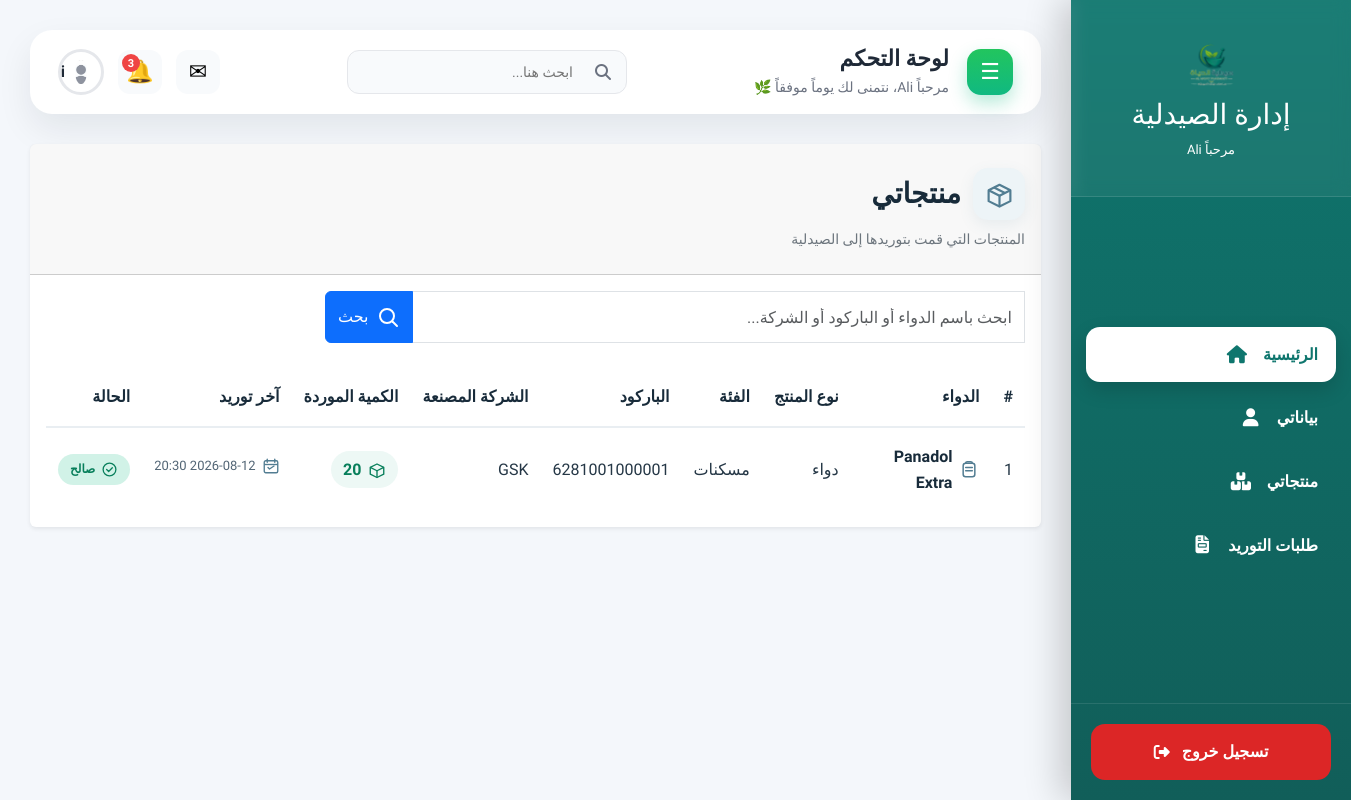
The app's page /medicines/my-products/ (signed in), older data.
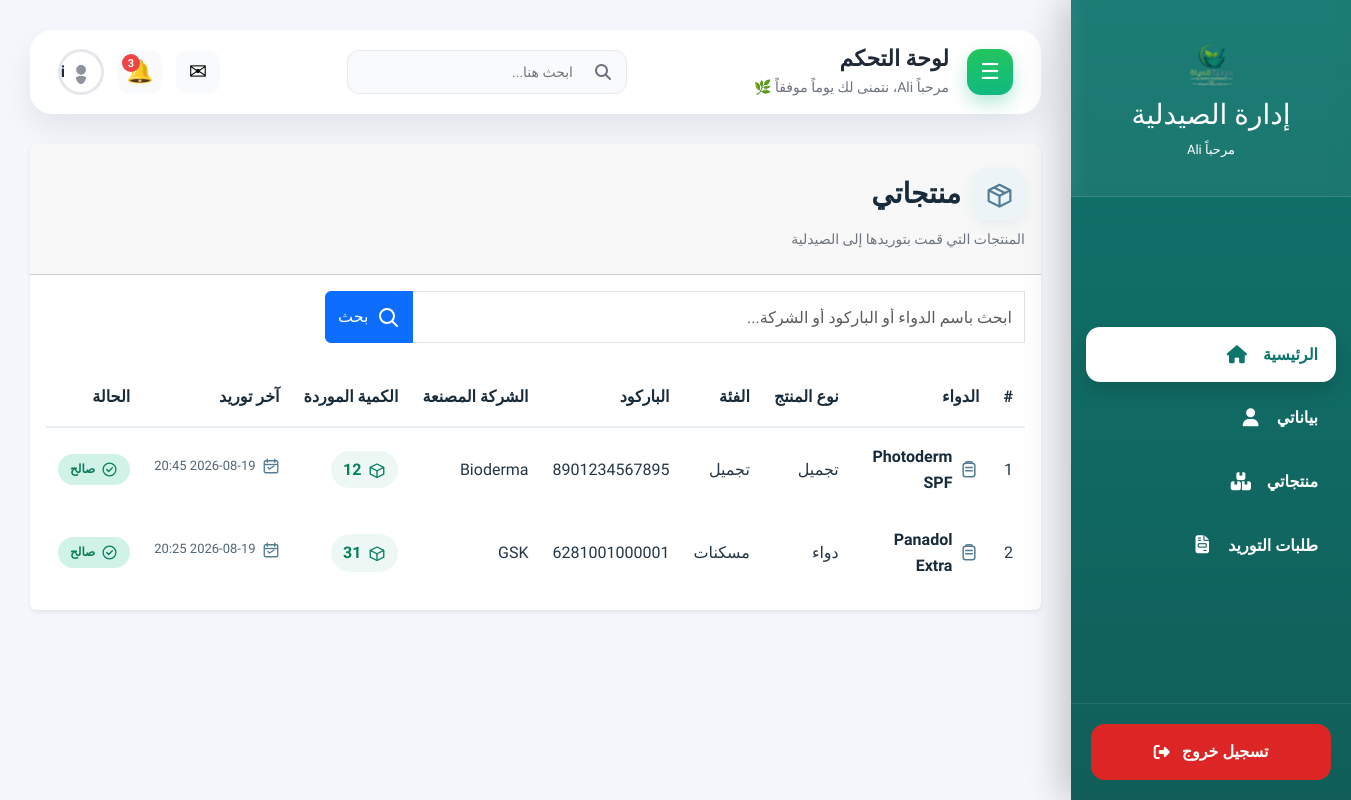
The same page, newer data.
### medicines/models.py (models this page shows, shortened)
class Medicine(models.Model):
    STATUS_CHOICES = [
        ('available', 'متوفر'),
        ('unavailable', 'غير متوفر'),
    ]
    product_type = models.ForeignKey(
        ProductType,
        on_delete=models.CASCADE,
        related_name="medicines",
        verbose_name="نوع المنتج",
        null=True,
        blank=True
    )
    supplier = models.ForeignKey(
        Supplier,
        on_delete=models.SET_NULL,
        related_name="medicines",
        verbose_name="المورد",
        null=True,
        blank=True
    )
    name = models.CharField(
        max_length=200,
        verbose_name="اسم الدواء"
    )
    category = models.ForeignKey(
        Category,
        on_delete=models.CASCADE,
        related_name="medicines",
        verbose_name="الفئة"
    )
    active_ingredients = models.ManyToManyField(
        ActiveIngredient,
        related_name="medicines",
        blank=True,
        verbose_name="المواد الفعالة"
    )
    barcode = models.CharField(
        max_length=100,
        unique=True,
        verbose_name="الباركود"
    )
    manufacturer = models.CharField(
        max_length=200,
        verbose_name="الشركة المصنعة"
    )
    purchase_price = models.DecimalField(
        max_digits=10,
        decimal_places=2,
        verbose_name="سعر الشراء"
    )
    selling_price = models.DecimalField(
        max_digits=10,
        decimal_places=2,
        verbose_name="سعر البيع"
    )
    quantity = models.PositiveIntegerField(
        default=0,
        verbose_name="الكمية"
    )
    minimum_stock = models.PositiveIntegerField(
        default=5,
        verbose_name="الحد الأدنى للمخزون"
    )
    production_date = models.DateField(
        null=True,
        blank=True,
        verbose_name="تاريخ الإنتاج"
    )
    expiry_date = models.DateField(
        verbose_name="تاريخ الانتهاء"
    )
    description = models.TextField(
        blank=True,
        verbose_name="الوصف"
    )
    status = models.CharField(
        max_length=20,
        choices=STATUS_CHOICES,
        default='available',
        verbose_name="الحالة"
    )
    dosage_form = models.CharField(
        max_length=100,
        blank=True,
        verbose_name="الشكل الدوائي"
    )
    created_at = models.DateTimeField(
        auto_now_add=True
    )
    updated_at = models.DateTimeField(
        auto_now=True
    )
    class Meta:
        verbose_name = "دواء"
        verbose_name_plural = "الأدوية"
        ordering = ['name']

### product_types/models.py (models this page shows, shortened)
class ProductType(models.Model):
    name = models.CharField(
        max_length=100,
        unique=True,
        verbose_name="اسم نوع المنتج"
    )
    description = models.TextField(
        blank=True,
        verbose_name="الوصف"
    )
    created_at = models.DateTimeField(
        auto_now_add=True
    )
    class Meta:
        verbose_name = "نوع المنتج"
        verbose_name_plural = "أنواع المنتجات"
        ordering = ["name"]

### categories/models.py (models this page shows, shortened)
class Category(models.Model):
    name = models.CharField(
        max_length=100,
        unique=True,
        verbose_name="اسم الفئة"
    )
    description = models.TextField(
        blank=True,
        null=True,
        verbose_name="الوصف"
    )
    created_at = models.DateTimeField(
        auto_now_add=True,
        verbose_name="تاريخ الإنشاء"
    )
    updated_at = models.DateTimeField(
        auto_now=True,
        verbose_name="آخر تحديث"
    )
    class Meta:
        verbose_name = "فئة"
        verbose_name_plural = "الفئات"
        ordering = ["name"]

### medicines/views.py (the view, shortened to what this page needs)
@login_required(login_url="login")
def supplier_medicines(request):
    if request.user.role != "supplier":
        messages.error(
            request,
            "🚫 غير مسموح لك بالوصول إلى هذه الصفحة."
        )
        return redirect("dashboard")
    supplier = get_object_or_404(
        Supplier,
        user=request.user
    )
    search = request.GET.get(
        "search",
        ""
    ).strip()
    medicines = Medicine.objects.filter(
        purchase_items__order__supplier=supplier,
        purchase_items__order__status="completed"
    ).select_related(
        "category",
        "product_type",
        "supplier"
    ).annotate(
        supplied_quantity=Sum(
            "purchase_items__quantity",
            filter=Q(
                purchase_items__order__supplier=supplier,
                purchase_items__order__status="completed"
            )
        ),
        last_supply_date=Max(
            "purchase_items__order__created_at",
            filter=Q(
                purchase_items__order__supplier=supplier,
                purchase_items__order__status="completed"
            )
        )
    ).distinct()
    medicines = medicines.order_by(
        "-last_supply_date",
        "name"
    )
    supplier_medicine_count = medicines.count()
    supplier_totals = medicines.aggregate(
        total_quantity=Sum("supplied_quantity")
    )
    supplier_total_quantity = (
        supplier_totals["total_quantity"] or 0
    )
    today = timezone.now().date()
    for medicine in medicines:
        if medicine.expiry_date < today:
            medicine.expiry_status = "expired"
        elif medicine.expiry_date <= today + timedelta(days=30):
            medicine.expiry_status = "warning"
        else:
            medicine.expiry_status = "valid"
    paginator = Paginator(
        medicines,
        10
    )
    page_number = request.GET.get(
        "page"
    )
    medicines = paginator.get_page(
        page_number
    )
    return render(
        request,
        "medicines/supplier_medicines.html",
        {
            "medicines": medicines,
            "search": search,
            "supplier": supplier,
            "supplier_medicine_count": supplier_medicine_count,
            "supplier_total_quantity": supplier_total_quantity,
        }
    )

### medicines/templates/medicines/supplier_medicines.html (shortened to what the changed rows need)
{% extends "dashboard/dashboard_base.html" %}
{% block dashboard_content %}
<div class="supplier-products-page">
    <div class="card shadow-sm border-0">
        <div class="card-body">
            <div class="table-responsive">
                <table class="table supplier-products-table">
                    <thead>
                        <tr>
                            <th>
                                #
                            </th>
                            <th>
                                الدواء
                            </th>
                            <th>
                                نوع المنتج
                            </th>
                            <th>
                                الفئة
                            </th>
                            <th>
                                الباركود
                            </th>
                            <th>
                                الشركة المصنعة
                            </th>
                            <th>
                                الكمية الموردة
                            </th>
                            <th>
                                آخر توريد
                            </th>
                            <th>
                                الحالة
                            </th>
                        </tr>
                    </thead>
                    <tbody>
                    {% for medicine in medicines %}
                        <tr>
                            <td>
                                {{ medicines.start_index|add:forloop.counter0 }}
                            </td>
                            <td>
                                <div class="supplier-medicine-name">
                                    {{ medicine.name }}
                                </div>
                            </td>
                            <td>
                                {% if medicine.product_type %}
                                    {{ medicine.product_type.name }}
                                {% else %}
                                    -
                                {% endif %}
                            </td>
                            <td>
                                {% if medicine.category %}
                                    {{ medicine.category.name }}
                                {% else %}
                                    -
                                {% endif %}
                            </td>
                            <td>
                                {{ medicine.barcode }}
                            </td>
                            <td>
                                {{ medicine.manufacturer|default:"-" }}
                            </td>
                            <td>
                                <span class="supplier-supplied-quantity">
                                    {{ medicine.supplied_quantity }}
                                </span>
                            </td>
                            <td>
                                {% if medicine.last_supply_date %}
                                    <div class="supplier-last-date">
                                        {{ medicine.last_supply_date|date:"Y-m-d H:i" }}
                                    </div>
                                {% else %}
                                    -
                                {% endif %}
                            </td>
                            <td>
                                {% if medicine.expiry_status == "expired" %}
                                    <span
                                        class="supplier-expiry-status supplier-expiry-expired">
                                        <svg
                                            viewBox="0 0 24 24"
                                            fill="none"
                                            xmlns="http://www.w3.org/2000/svg">
                                            <circle
                                                cx="12"
                                                cy="12"
                                                r="9"
                                                stroke="currentColor"
                                                stroke-width="1.8"/>
                                            <path
                                                d="M8.5 8.5L15.5 15.5"
                                                stroke="currentColor"
                                                stroke-width="1.8"
                                                stroke-linecap="round"/>
                                            <path
                                                d="M15.5 8.5L8.5 15.5"
                                                stroke="currentColor"
                                                stroke-width="1.8"
                                                stroke-linecap="round"/>
                                        </svg>
                                        منتهي
                                    </span>
                                {% else %}
                                    <span
                                        class="supplier-expiry-status supplier-expiry-valid">
                                        <svg
                                            viewBox="0 0 24 24"
                                            fill="none"
                                            xmlns="http://www.w3.org/2000/svg">
                                            <circle
                                                cx="12"
                                                cy="12"
                                                r="9"
                                                stroke="currentColor"
                                                stroke-width="1.8"/>
                                            <path
                                                d="M8 12L10.8 14.8L16 9.5"
                                                stroke="currentColor"
                                                stroke-width="1.8"
                                                stroke-linecap="round"
                                                stroke-linejoin="round"/>
                                        </svg>
                                        صالح
                                    </span>
                                {% endif %}
                            </td>
                        </tr>
                    {% endfor %}
                    </tbody>
                </table>
            </div>
        </div>
    </div>
</div>
{% endblock %}

Row changes from the older to the newer data that the page shows:
now on this page (row edited): Medicine: start_index|add "1", name "Photoderm SPF", product_type.name "تجميل", category.name "تجميل", barcode "8901234567895", manufacturer "Bioderma", supplied_quantity "12", last_supply_date "2026-08-19 20:45", shows "صالح"
changed Medicine "Panadol Extra": start_index|add "1" → "2"; supplied_quantity "20" → "31"; last_supply_date "2026-08-12 20:30" → "2026-08-19 20:25"
